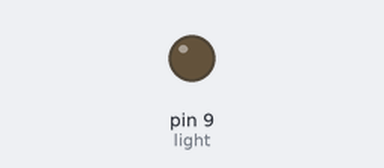
Simulated run of this sketch. Board: Arduino Uno, built with avr-gcc and run on an emulated ATmega328P. Shown: output pins drawn as LEDs (lit = HIGH).

Above: at 0.15 s.
At 6.15 s:
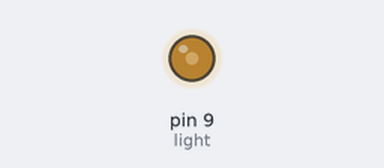
At 18.75 s:
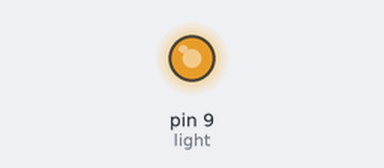
At 39.75 s:
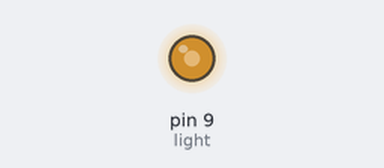
Timing chart, 0 to 40.0 s (numbered marks = the images above):
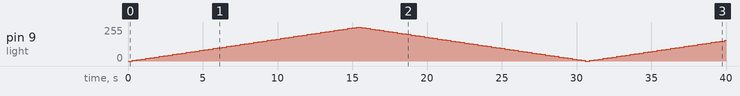

Measured:
- by itself, pin 9 (light): 0/255 → 5/255 at 0.30 s, → 10/255 0.30 s later, → 15/255 0.30 s later, → 20/255 0.30 s later, … (133 changes in this stretch)

The sketch:

holiday10.ino
```cpp
int light = 9;
int bright = 0;
int fade = 5;


void setup() {
   Serial.begin(9600);
   pinMode(light, OUTPUT);
}


void loop() {

   analogWrite(light, bright);

   bright = bright + fade;

   if (bright == 0 || bright == 255) {
      fade = -fade ;
   }
   // wait for 30 milliseconds to see the dimming effect
   delay(300);
}
```
